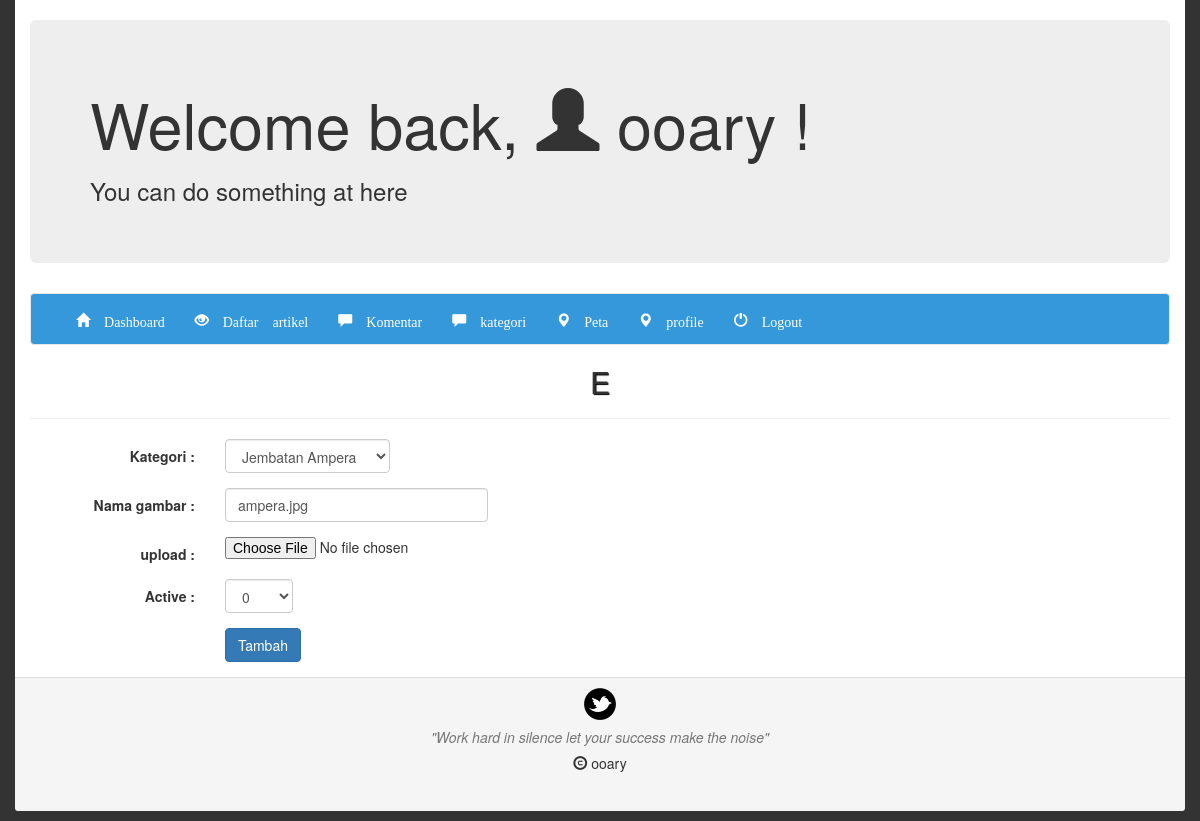
/back/satpam/index.php?btn=editgambar&id=5 (signed in), run on the app's committed database.
### tables this page shows
CREATE TABLE IF NOT EXISTS `gambar` (
`id_gambar` int(11) NOT NULL,
  `id_artikel` int(100) NOT NULL,
  `nama_gambar` varchar(100) NOT NULL,
  `active` enum('0','1') NOT NULL
);

CREATE TABLE IF NOT EXISTS `artikel` (
`id_artikel` bigint(20) NOT NULL,
  `judul` varchar(100) NOT NULL,
  `tanggal` date NOT NULL,
  `author` varchar(100) NOT NULL,
  `konten` text NOT NULL,
  `isi` text NOT NULL,
  `id_kategori` varchar(100) NOT NULL,
  `lihat` bigint(20) NOT NULL,
  `last_edit` date NOT NULL
);

### back/satpam/add-gambar/edit-gambar.php (the view, shortened to what this page needs)
<h3 align="center" id="title">E</h3>
<hr>
<?php
	$id_gambar=mysqli_real_escape_string($koneksi,$_GET['id']);
	$data=mysqli_query($koneksi,"SELECT nama_gambar,id_artikel,active FROM gambar WHERE id_gambar='$id_gambar'");
	list($nama_gambar,$id_artikel_gambar,$active_data)=mysqli_fetch_row($data); ?>
<form class="form-horizontal" method="post" action="add-gambar/edit-gambar-proses.php" enctype="multipart/form-data">
	<div class="form-group">
		<label for="inputPassword3" class="col-sm-2 control-label">Kategori :</label>
		<div class="col-sm-2">
			<select class="form-control" name="id_artikel">
			<?php
				$data = mysqli_query($koneksi,"SELECT id_artikel,judul From artikel");
				while(list($id_artikel,$judul)=mysqli_fetch_row($data))
					:
			?>
				<option value="<?php echo $id_artikel ;?>" <?php if($id_artikel==$id_artikel_gambar) :
				echo "selected" ; endif; ?>><?php echo $judul ;?></option>
			<?php endwhile;?>
			</select>
		</div>
	</div>
<div class="form-group">
		<label class="col-sm-2 control-label">Nama gambar :</label>
		<div class="col-sm-3">
			<input type="text"  value="<?php echo $nama_gambar ;?>" name="namagambar" class="form-control">
		</div>
</div>
<div class="form-group">
		<label class="col-sm-2 control-label">upload :</label>
		<div class="col-sm-3">
			<input type="file"   name="gambar">
		</div>
	</div>
	<div class="form-group">
		<label class="col-sm-2 control-label">Active :</label>
		<div class="col-sm-1">
			<select name="active" class="form-control">
				<option value="0" <?php if($active_data==0) : echo "selected"; endif;?>>0</option>
			</select>
		</div>
	</div>
	<div class="form-group">
		<div class="col-sm-offset-2 col-sm-10">
			<input type="submit" class="btn btn-primary" value="Tambah">
		</div>
	</div>
	</form>

### css/dashboard.css (style rules this page uses)
body { background: #333; }
#title { color:#333; text-shadow:1px 1px 1px #000000; font-size: 30px; }

### data on the page
gambar: id_artikel "Jembatan Ampera", namagambar "ampera.jpg", active "0"

### other printed values
$_SESSION['sesiuser'] "ooary"
